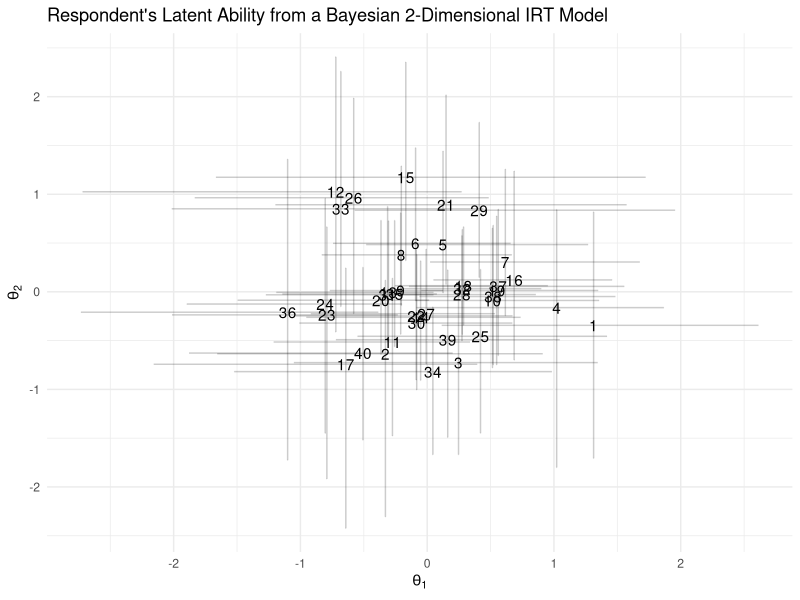
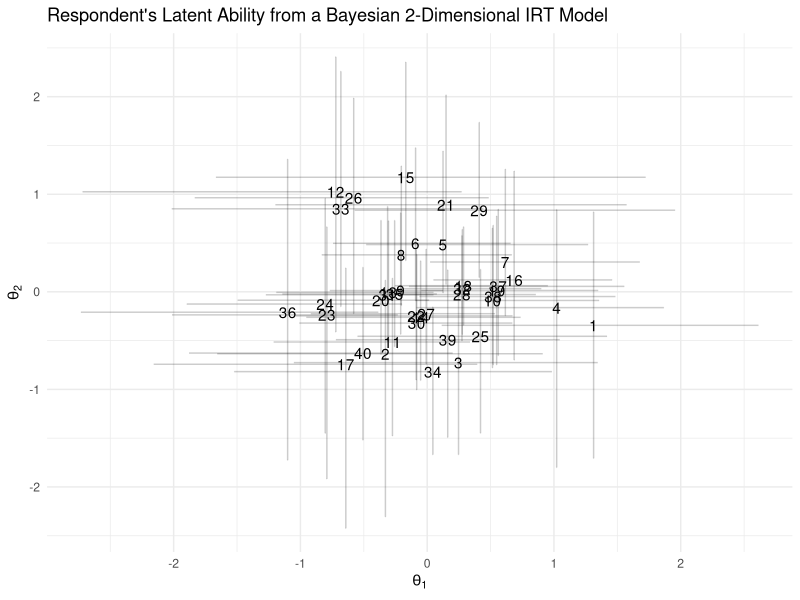
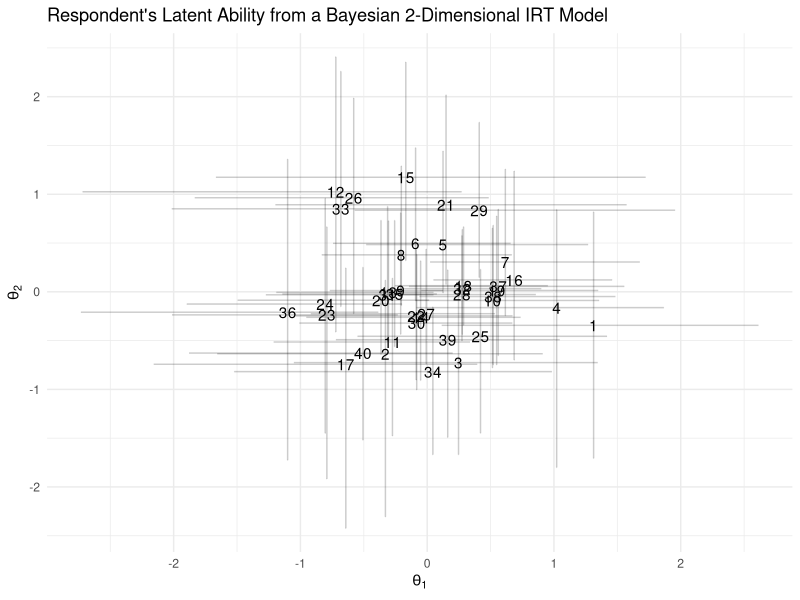

Generate these figures, in order, with R:
# Quick and dirty example of estimating and storing of latent traits
# from a 2-dimensional Bayesian IRT model using MCMCpack
# Liam F. Beiser-McGrath, 11/12/19

setwd("~/Dropbox/GitHub/code_examples/irt/")

# load packages
library(matrixStats)
library(MCMCpack)
library(tidyverse)

set.seed(12345)

# Simulate response data for 40 subjects (J) for 20 items (I)
# (indexing matches MCMCpack notation)
subjects <- 40
items <- 20

df <- data.frame(matrix(rbinom(subjects * items, 1, 0.4), subjects, items))

# number of dimensions of latent trait
kdims <- 2

# estimate with MCMCirtKd using default priors and settings
out <- MCMCirtKd(df, dimensions = kdims, store.item = TRUE)

# store posterior 2.5, 50, and 97.5th percentiles
out_ptiles <- colQuantiles(out, probs = c(0.025, 0.5, 0.975))
# tidy up colnames
colnames(out_ptiles) <- paste0("ptile", gsub("%", "", colnames(out_ptiles)))
# put in data frame format
out_ptiles <- as.data.frame(out_ptiles)
# store rownames as explicit variable
out_ptiles$param <- rownames(out_ptiles)

# plot latent positions
out_ptiles %>%
  # keep only thetas
  filter(str_detect(param, "theta")) %>% 
  # separate out respondent id
  separate(param, c("parname", "respid", "dimnum")) %>% 
  # make wide so each row is respondent, each column is a posterior summary
  pivot_wider(names_from = c(parname, dimnum),
              values_from = c(ptile2.5, ptile50, ptile97.5)) %>%
  # plot
  ggplot(aes(x = ptile50_theta_1, y = ptile50_theta_2)) +
  # use respondent id as the points
  geom_text(aes(label = respid)) +
  # plot 95% credible intervals for both dimensions
  geom_errorbar(aes(ymin = ptile2.5_theta_2, ymax = ptile97.5_theta_2),
                alpha = 0.2) +
  geom_errorbarh(aes(xmin = ptile2.5_theta_1, xmax = ptile97.5_theta_1),
                 alpha = 0.2) +
  xlab(expression(paste(theta[1]))) +
  ylab(expression(paste(theta[2]))) +
  theme_minimal() +
  ggtitle("Respondent's Latent Ability from a Bayesian 2-Dimensional IRT Model")
# save plot for sharing
ggsave("2d_irt.pdf", height = 8, width = 8)
ggsave("2d_irt.png", height = 8, width = 8)
